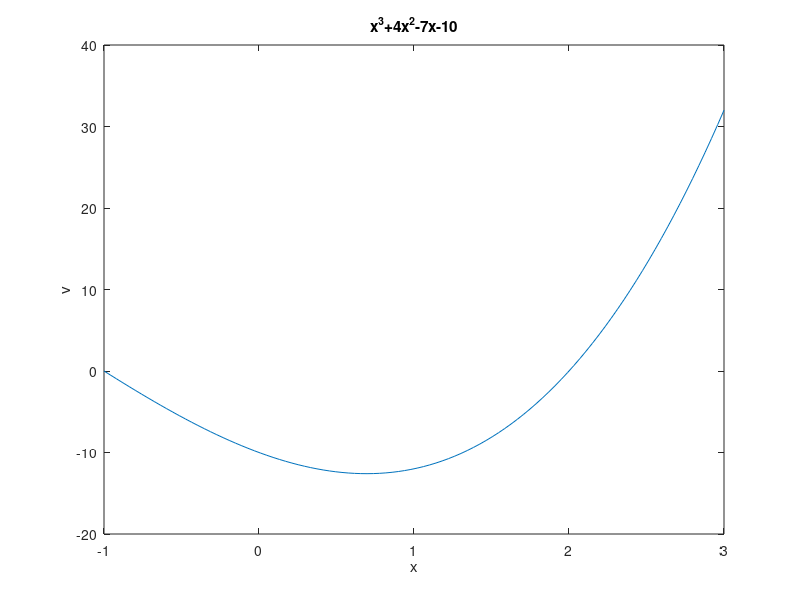

Write the MATLAB code that produced this figure.
x= linspace(-1,3);
p = [1 4 -7 -10];
v = polyval(p,x);
figure(5)
plot(x,v),title('x^3+4x^2-7x-10')
xlabel('x'),ylabel('v')